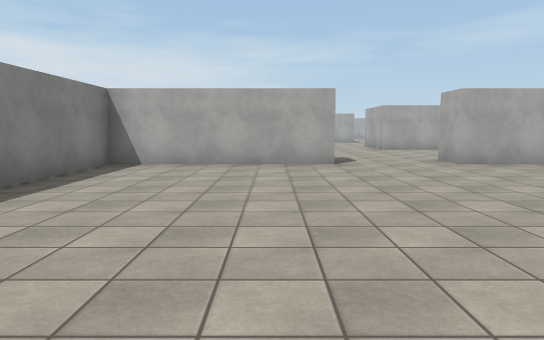
[1] (above)

24 first-person views from a walk through a scene from a Unity 3-D project. The camera is 1.4 m above the floor, tilts 6° down and sees 70° across. The floor is counted in squares, 2 m on a side. Each view is taken from the middle of a square. On the plan, view 1 faces up. The plan holds only what a view shows up to about 11 squares ahead; the rest is blank. The place goes on beyond the plan. The player is left out. Surface patterns are stand-ins for the level's own textures.

[2]
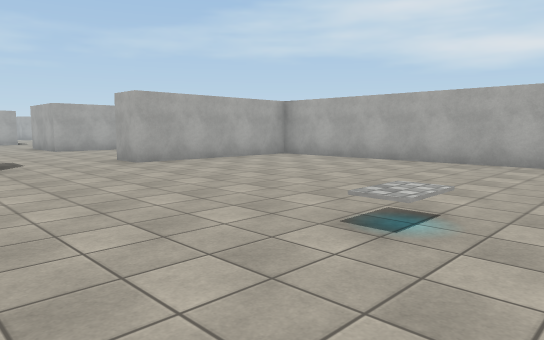

[3]
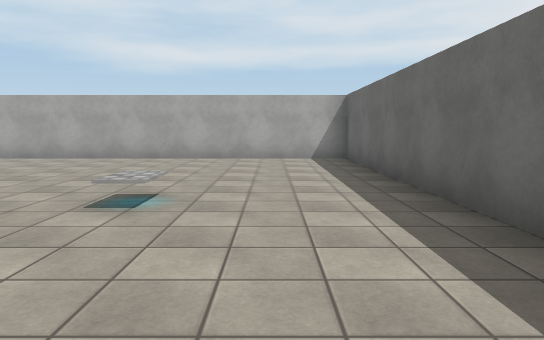

[4]
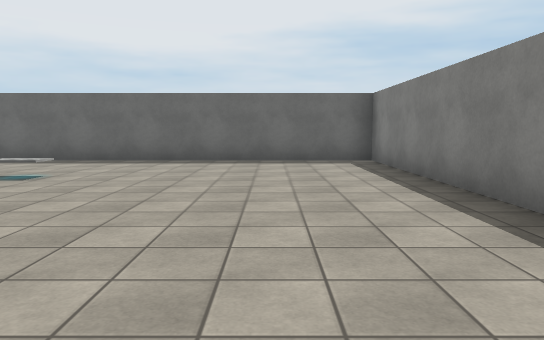

[5]
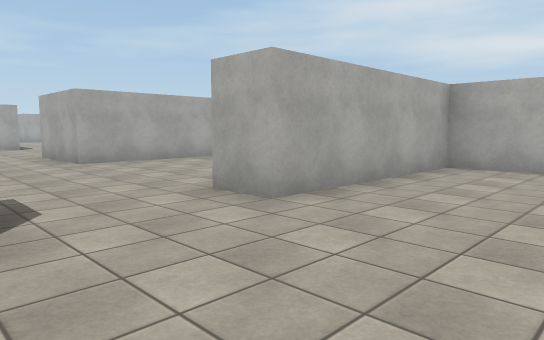

[6]
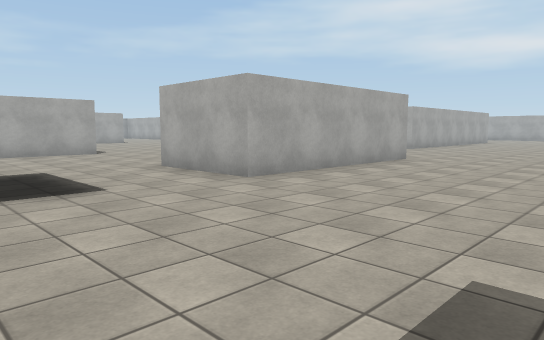

[7]
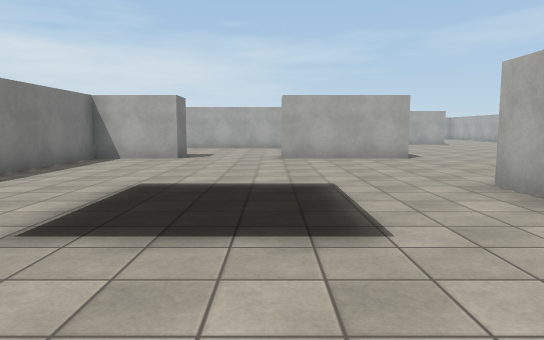

[8]
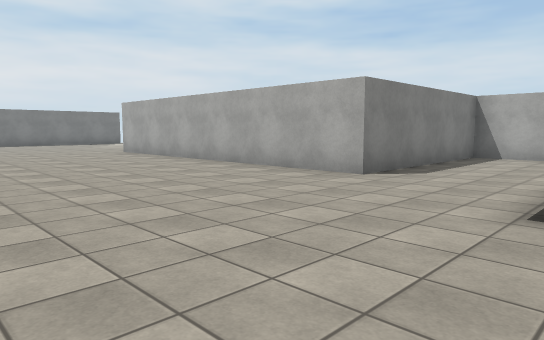

[9]
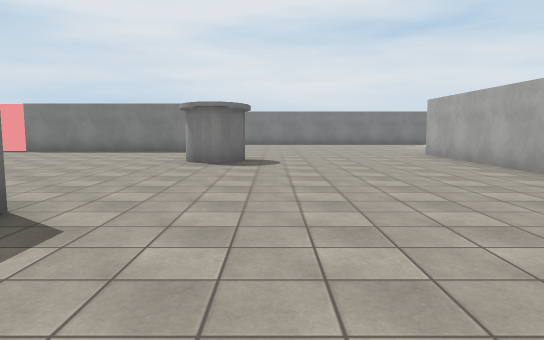

[10]
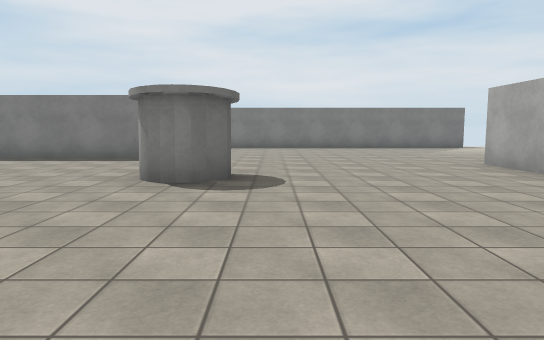

[11]
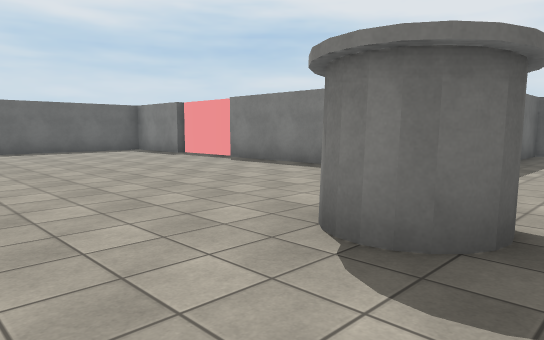

[12]
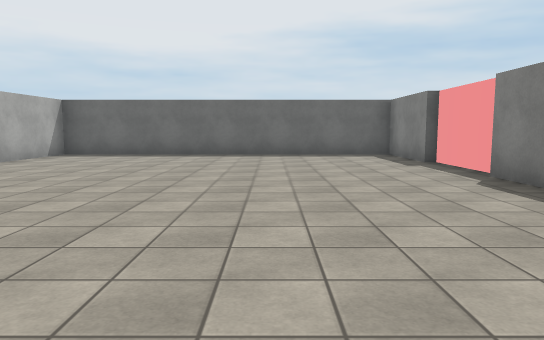

[13]
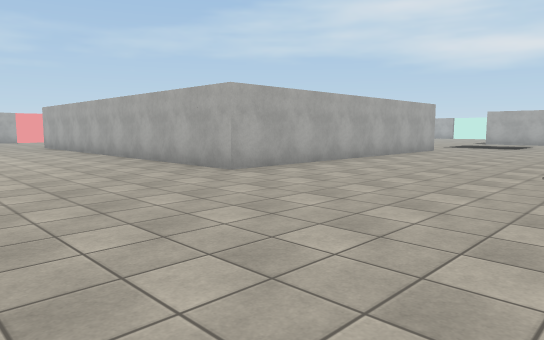

[14]
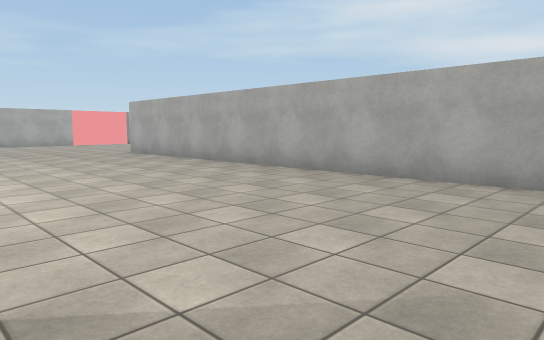

[15]
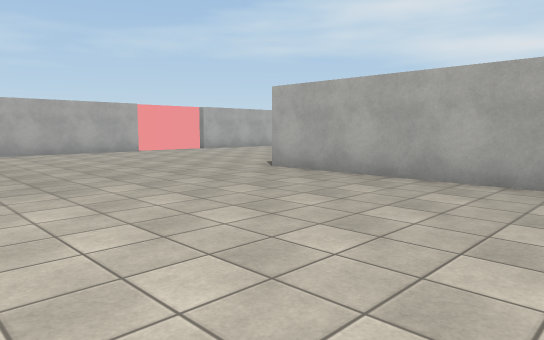

[16]
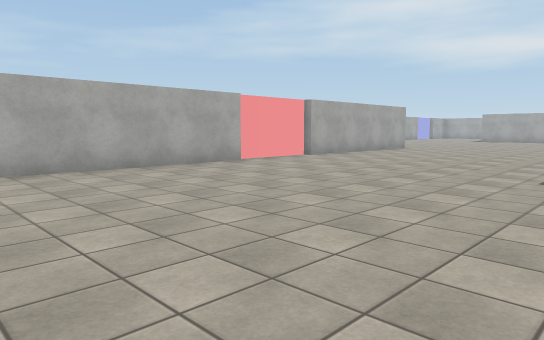

[17]
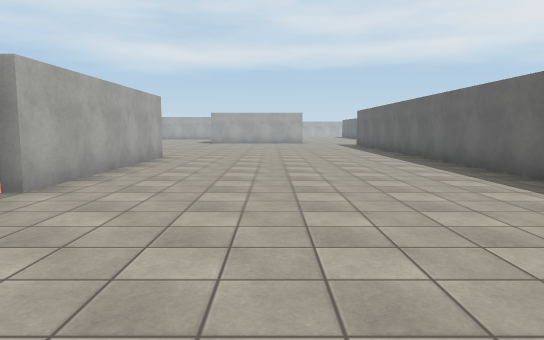

[18]
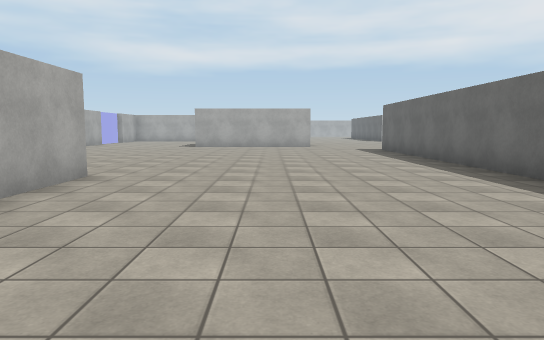

[19]
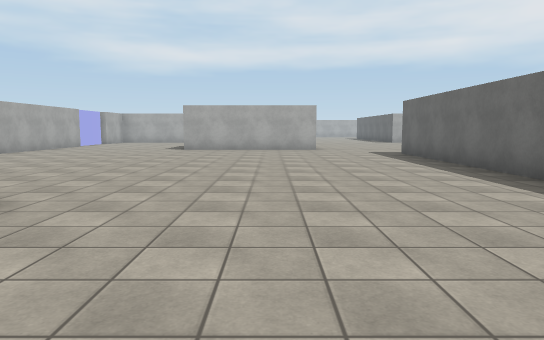

[20]
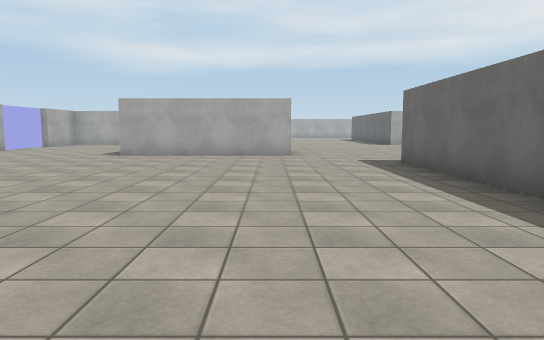

[21]
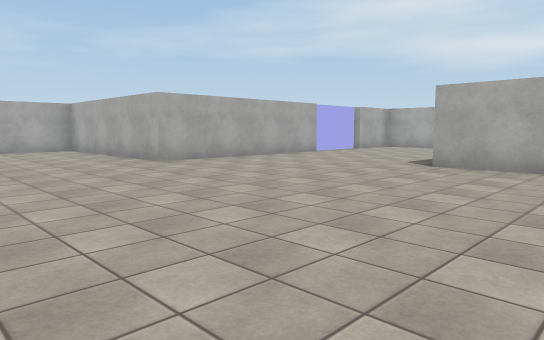

[22]
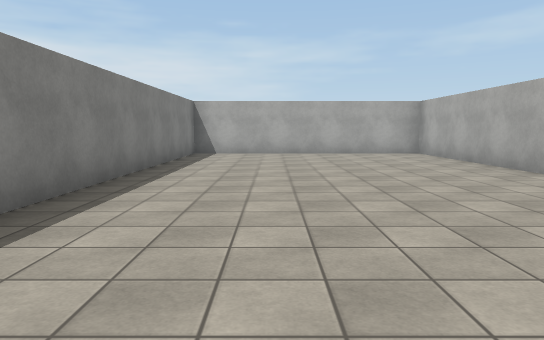

[23]
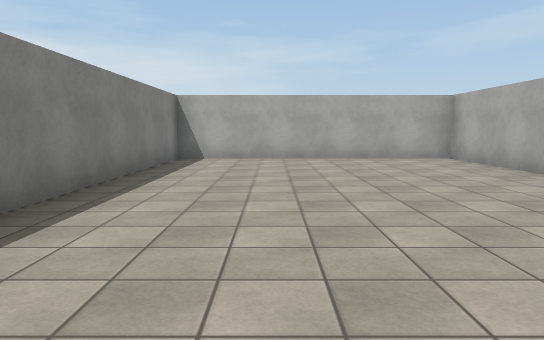

[24]
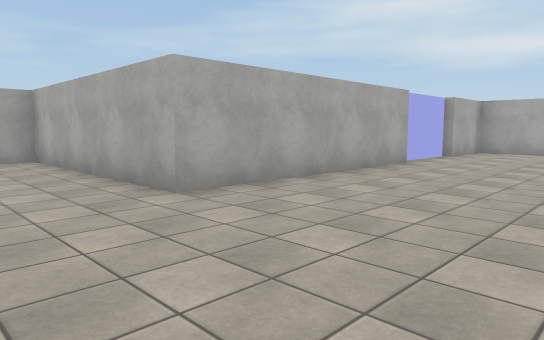

### Floor plan
Points are (right, up) in squares from view 1. A wall is a line through its corners. A room is listed if a view was taken in it or the views show most of it. See-through windows are left out.
Room 1 (views 1, 2, 3, 4, 5)
walls: (1.2, 7.7) (-3.2, 7.7) (-3.2, -1.8) (8.3, -1.8) (8.3, 7.7) (3.8, 7.7) (3.8, 8.8)
ways out: opening at (2.5, 8) to room 2
Room 2 (views 6, 7, 8, 9, 10, 11, 12, 13, 14, 15, 16, 17, 18, 19, 20, 21, 22, 23, 24)
walls: (-1.2, 21.2) (-1.2, 20.2) (-3.2, 20.2) (-3.2, 15.3) (-11.7, 15.3) (-11.7, 26.2); (4.4, 20.2) (1.2, 20.2); (-7.8, 26.2) (4.2, 26.2); (6.3, 28.5) (6.3, 33); (8.9, 13.2) (3.8, 13.2) (3.8, 15.8); (-3.2, 32.7) (-8.8, 32.7); (-8.8, 33) (-11.1, 33); (-11.2, 32.7) (-15.9, 32.7); (-13.3, 7.9) (-13.3, 3.2); (8.9, 37.7) (3.3, 37.7) (3.3, 43.2) (-3.2, 43.2) (-3.2, 35.1); (13.3, 36.1) (13.3, 37.5); (11.2, 38) (9.2, 38); (-13.5, 3) (-13.5, 0.8); (13, 37.7) (11.2, 37.7); (-13.3, 0.8) (-13.3, -1.8) (-4.3, -1.8) (-4.3, 0.9)
ways out: opening at (2.5, 8) to room 1
objects: other object (-10, 10)

Positions as (right, up) in squares from view 1, and headings:
1: (0, 0), facing up
2: (0, 0), facing up-right
3: (-1, 0), facing right
4: (-1, 7), facing down
5: (1, 5), facing up-right
6: (0, 9), facing up-right
7: (1, 11), facing up
8: (0, 10), facing up-left
9: (-1, 11), facing left
10: (-4, 11), facing left
11: (-7, 11), facing down-left
12: (-10, 9), facing down
13: (-16, 10), facing up-right
14: (-17, 15), facing up-right
15: (-17, 21), facing up-right
16: (-17, 26), facing up-right
17: (-13, 30), facing right
18: (-9, 30), facing right
19: (-7, 30), facing right
20: (-4, 29), facing right
21: (-1, 30), facing up-right
22: (-1, 32), facing up
23: (-1, 34), facing up
24: (1, 34), facing up-right
